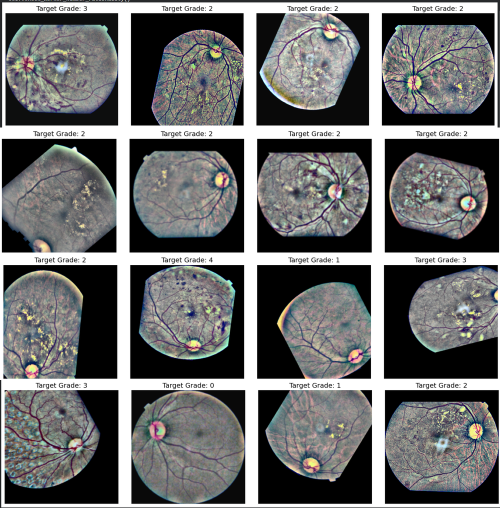
#> input picture Images/Augumented_Samples.png, 1000 x 1015 px (shown at 1/2 size)
$ python -i preprocessor_without_grahm.py   (imports and definitions only)
#> lines starting #> are read from the running program, lines starting #| are printed output that depends on the picture; after the words box and inside, x2 and y2 are one past the last pixel; in counts of white or black regions, pixels touching at a corner belong together
import cv2
import numpy as np
from pathlib import Path
from typing import Union, Dict


class RetinaPreprocessor:

    def __init__(
            self,
            img_size: int = 512,
            clahe_clip: float = 2.0,
            clahe_grid: tuple = (8, 8),
    ):
#> in preprocess_array, img is the input picture: shape (1015, 1000, 3); mean B, G, R 109.4, 109.4, 108.9
        self.img_size = img_size
        self.clahe_clip = clahe_clip
        self.clahe_grid = clahe_grid

    def crop_circle_and_resize(self, image: np.ndarray) -> np.ndarray:

        gray = cv2.cvtColor(image, cv2.COLOR_BGR2GRAY)
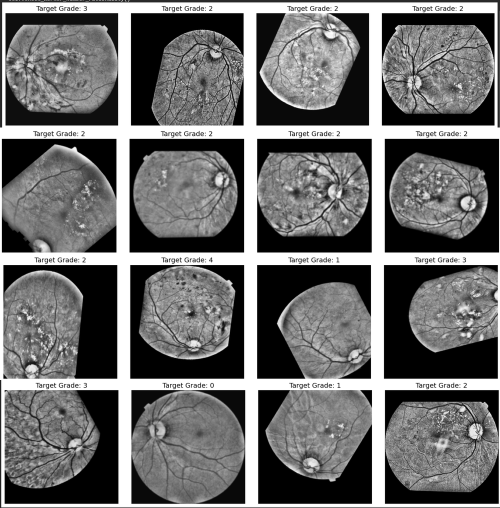
#> gray: shape (1015, 1000) (shown at 1/2 size); min 0, max 255, mean 109.2
        _, thresh = cv2.threshold(gray, 10, 255, cv2.THRESH_BINARY)
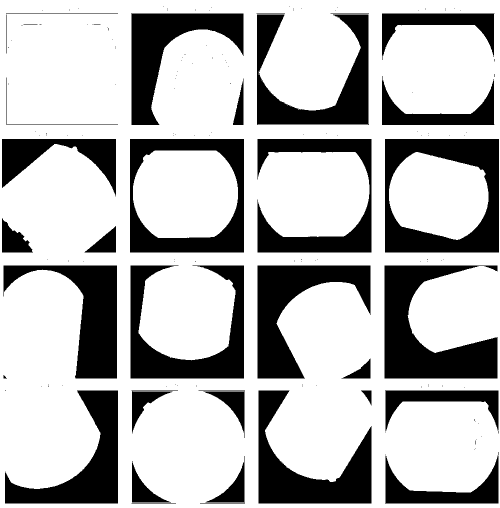
#> thresh: shape (1015, 1000) (shown at 1/2 size); 71.5% white; 161 black regions (125 under 20 px), largest, box (x1, y1, x2, y2) and area: (769, 531, 995, 757) 26716, (770, 278, 998, 505) 24896, (515, 531, 741, 757) 21815

        contours, _ = cv2.findContours(thresh, cv2.RETR_EXTERNAL, cv2.CHAIN_APPROX_SIMPLE)
#> contours = [[[0, 0], [0, 1014], [999, 1014], [999, 0]]]

        if contours:
            largest_contour = max(contours, key=cv2.contourArea)
#> largest_contour = [[0, 0], [0, 1014], [999, 1014], [999, 0]]
            x, y, w, h = cv2.boundingRect(largest_contour)
#> x = 0; y = 0; w = 1000; h = 1015
            cropped = image[y:y + h, x:x + w]
        else:
            cropped = image

        resized = cv2.resize(cropped, (self.img_size, self.img_size),
                             interpolation=cv2.INTER_AREA)
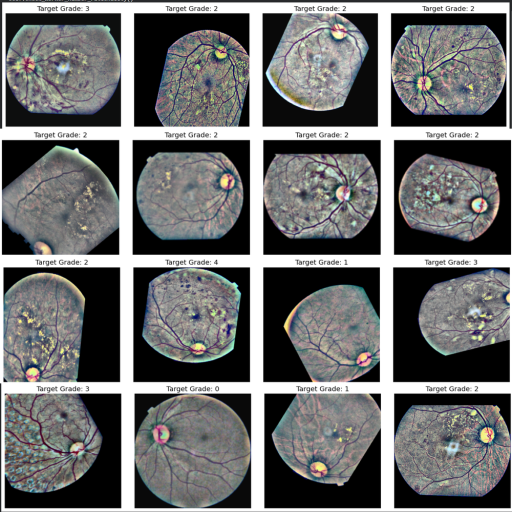
#> resized: shape (512, 512, 3); mean B, G, R 109.4, 109.4, 108.9
        return resized

    def apply_clahe(self, image: np.ndarray) -> np.ndarray:

        lab = cv2.cvtColor(image, cv2.COLOR_BGR2LAB)
#> lab: shape (512, 512, 3); mean of channels 0, 1, 2 113.6, 128.1, 127.8
        l, a, b = cv2.split(lab)
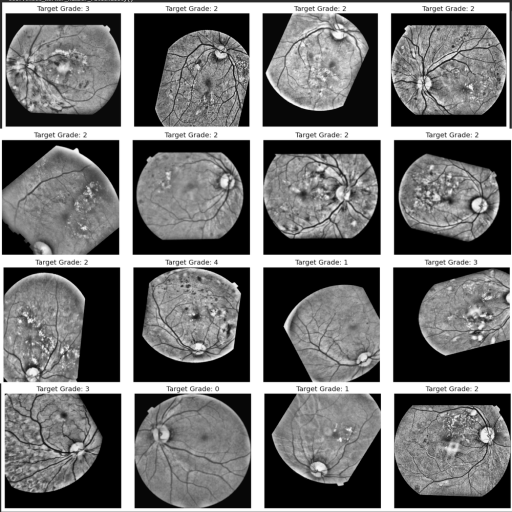
#> l: shape (512, 512); min 0, max 255, mean 113.6
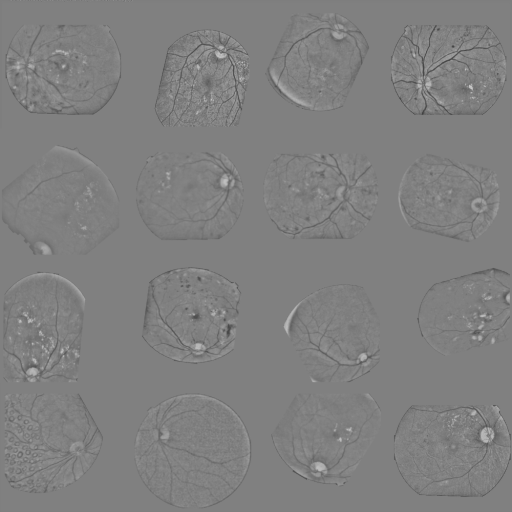
#> b: shape (512, 512); min 65, max 201, mean 127.8

        clahe = cv2.createCLAHE(clipLimit=self.clahe_clip,
                                tileGridSize=self.clahe_grid)
        l_clahe = clahe.apply(l)
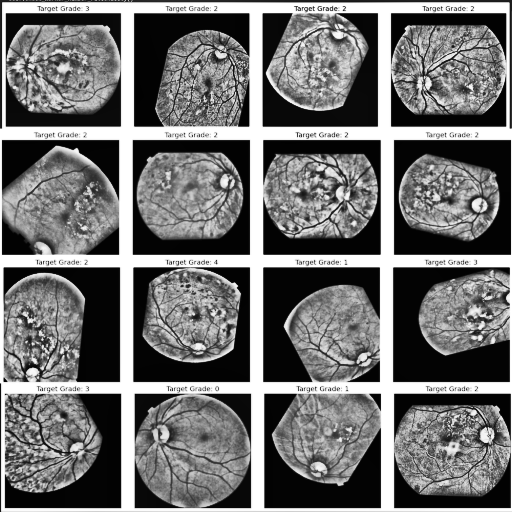
#> l_clahe: shape (512, 512); min 0, max 255, mean 112.8

        lab_clahe = cv2.merge([l_clahe, a, b])
#> lab_clahe: shape (512, 512, 3); mean of channels 0, 1, 2 112.8, 128.1, 127.8
        enhanced = cv2.cvtColor(lab_clahe, cv2.COLOR_LAB2BGR)
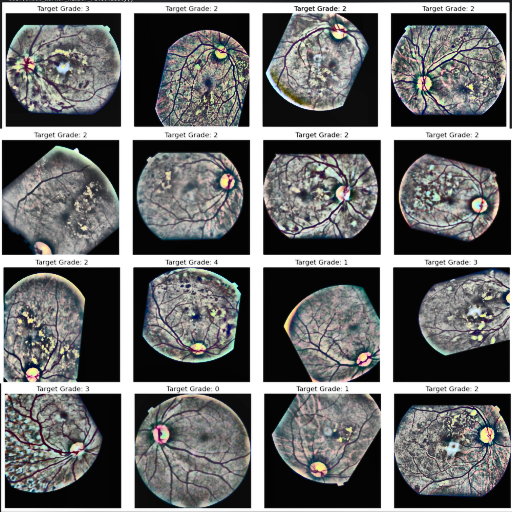
#> enhanced: shape (512, 512, 3); mean B, G, R 109.3, 109.5, 108.9
        return enhanced

    def _run_pipeline(self, img_bgr: np.ndarray, apply_clahe: bool = True) -> np.ndarray:
        img = self.crop_circle_and_resize(img_bgr)
        if apply_clahe:
            img = self.apply_clahe(img)
        return img

    def preprocess(
            self,
            image_path: Union[str, Path],
            apply_clahe: bool = True,
            return_tensor: bool = False,
    ) -> np.ndarray:
        img = cv2.imread(str(image_path))
        if img is None:
            raise ValueError(f"Could not load image: {image_path}")

        img = self._run_pipeline(img, apply_clahe=apply_clahe)

        img = cv2.cvtColor(img, cv2.COLOR_BGR2RGB)
        img = img.astype(np.float32) / 255.0

        if return_tensor:
            img = np.transpose(img, (2, 0, 1))

        return img

    def preprocess_array(
            self,
            img: np.ndarray,
            apply_clahe: bool = True,
            return_tensor: bool = False,
            is_rgb: bool = True,
    ) -> np.ndarray:
        if img is None:
            raise ValueError("Input image is None")

        if len(img.shape) == 2:
            img = cv2.cvtColor(img, cv2.COLOR_GRAY2BGR)
        elif is_rgb:
            img = cv2.cvtColor(img, cv2.COLOR_RGB2BGR)

        img = self._run_pipeline(img, apply_clahe=apply_clahe)

        img = cv2.cvtColor(img, cv2.COLOR_BGR2RGB)
#> img: shape (512, 512, 3)
        img = img.astype(np.float32) / 255.0

        if return_tensor:
            img = np.transpose(img, (2, 0, 1))

        return img

    def preprocess_for_visualization(self, image_path: Union[str, Path]) -> Dict[str, np.ndarray]:
        img = cv2.imread(str(image_path))
        if img is None:
            raise ValueError(f"Could not load image: {image_path}")

        stages = {}
        stages['original'] = cv2.cvtColor(img, cv2.COLOR_BGR2RGB)

        cropped = self.crop_circle_and_resize(img)
        stages['cropped_resized'] = cv2.cvtColor(cropped, cv2.COLOR_BGR2RGB)

        clahe_applied = self.apply_clahe(cropped)
        stages['clahe_applied'] = cv2.cvtColor(clahe_applied, cv2.COLOR_BGR2RGB)

        return stages

>>> import cv2
>>> picture = cv2.cvtColor(cv2.imread('../../Images/Augumented_Samples.png'), cv2.COLOR_BGR2RGB)
>>> result = RetinaPreprocessor().preprocess_array(picture)

$ run again, on Images/Gradcam2.png
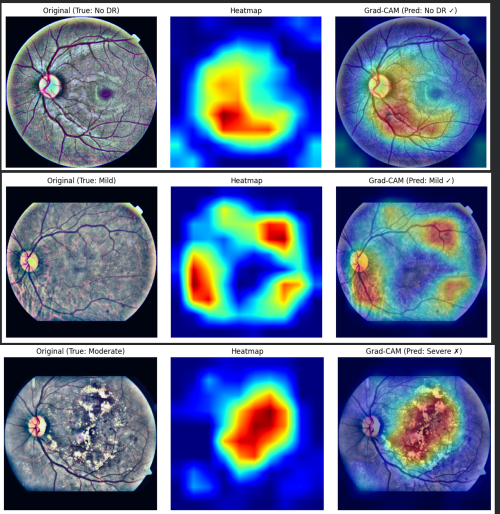
#> input picture Images/Gradcam2.png, 1000 x 1028 px (shown at 1/2 size)
#> in preprocess_array, img is the input picture: shape (1028, 1000, 3); mean B, G, R 149.1, 112.4, 95.4
#> in crop_circle_and_resize, `_, thresh = cv2.threshold(gray, 10, 255, cv2.THRESH_BINARY)`:
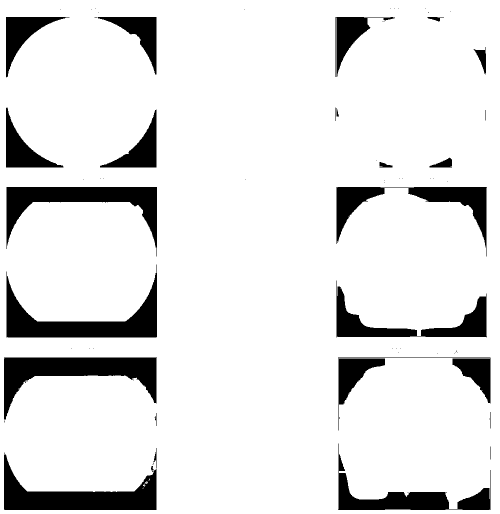
#> thresh: shape (1028, 1000) (shown at 1/2 size); 88.6% white; 75 black regions (49 under 20 px), largest, box (x1, y1, x2, y2) and area: (8, 715, 314, 840) 14478, (13, 529, 314, 675) 14162, (8, 905, 313, 1020) 13823
#> contours = [[[0, 0], [0, 1027], [999, 1027], [999, 0]]]
#> largest_contour = [[0, 0], [0, 1027], [999, 1027], [999, 0]]
#> x = 0; w = 1000; h = 1028
#> lab: shape (512, 512, 3); mean of channels 0, 1, 2 125.2, 139, 108.6
#> lab_clahe: shape (512, 512, 3); mean of channels 0, 1, 2 127.3, 139, 108.6
#> in apply_clahe, `enhanced = cv2.cvtColor(lab_clahe, cv2.COLOR_LAB2BGR)`:
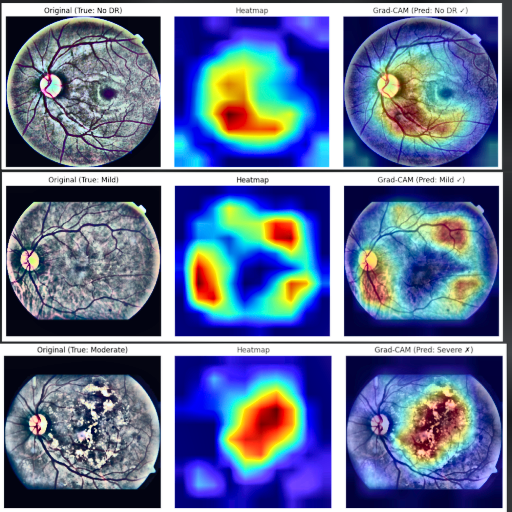
#> enhanced: shape (512, 512, 3); mean B, G, R 151.2, 116.1, 101.7
